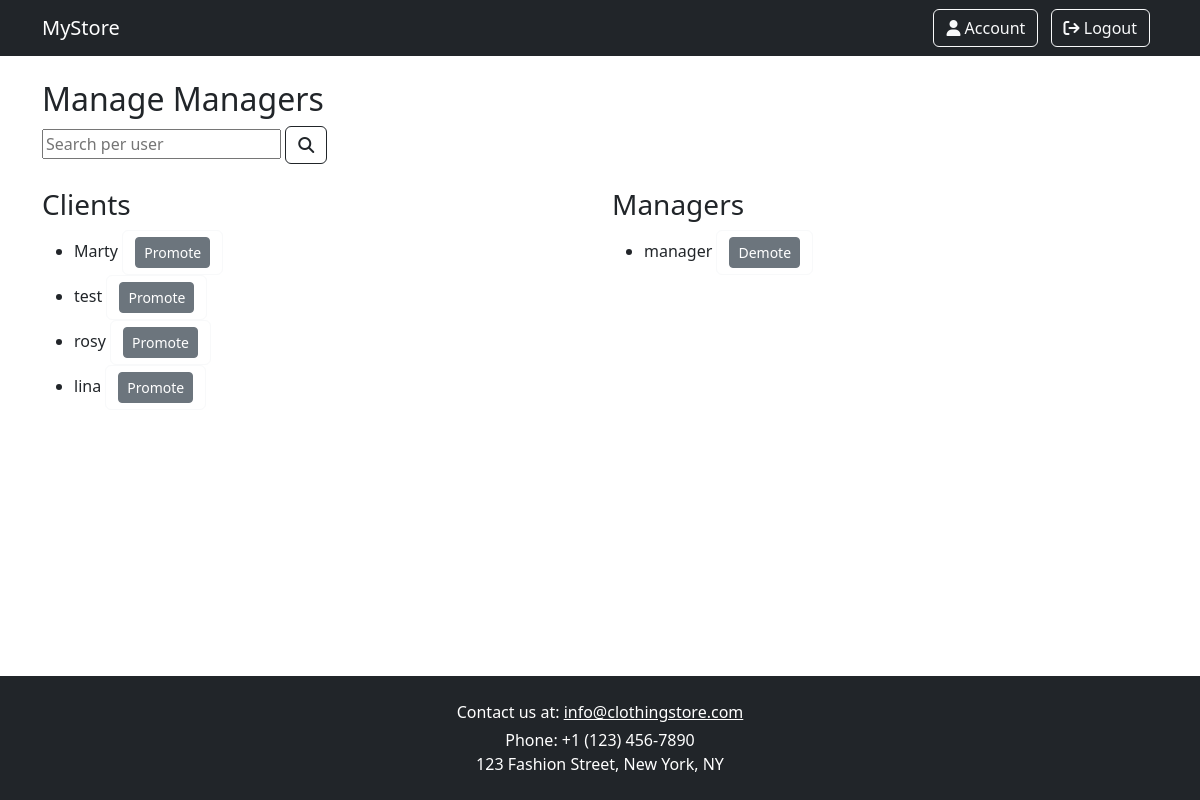
Before: /accounts/profile/manage/managers/ with the older database file.
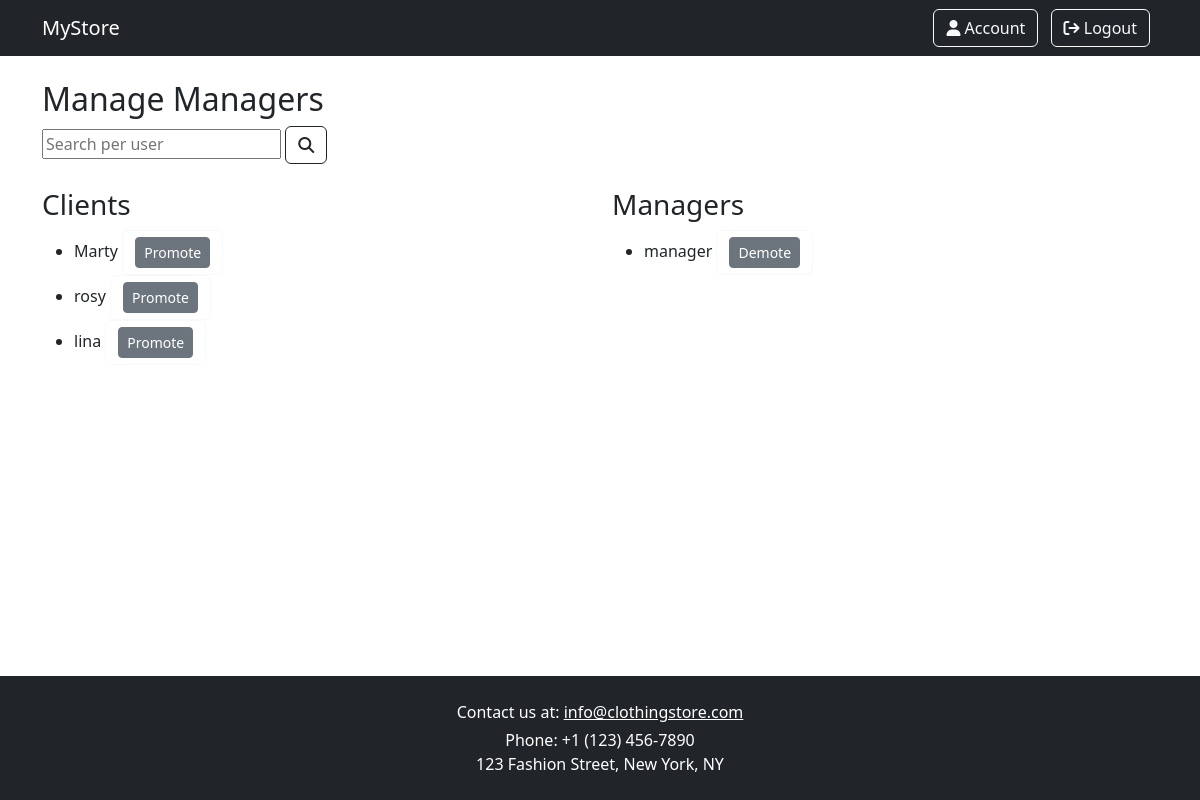
After: the same page with the newer database file.
### accounts/models.py (models this page shows, shortened)
class Profile(models.Model):
    user = models.OneToOneField(User, on_delete=models.CASCADE)
    address = models.CharField(max_length=255, blank=False)
    phone_number = models.CharField(max_length=20, blank=True, unique=True, null=True)
    favourites = models.ManyToManyField(Product, blank=True)

### accounts/views.py (the view)
# urls.py: path('profile/manage/managers/', views.ManageProfilesView.as_view(), name='manage_profiles'),
class ManageProfilesView(ListView):
    model = Profile
    template_name = 'managers.html'
    context_object_name = 'profiles'
    def get_context_data(self, **kwargs):
        context = super().get_context_data(**kwargs)
        query = self.request.GET.get('q')
        base_clients = Profile.objects.filter(user__groups__name='client')
        base_managers = Profile.objects.filter(user__groups__name='manager')
        if query:
            base_clients = base_clients.filter(user__username__icontains=query)
            base_managers = base_managers.filter(user__username__icontains=query)
        context['clients'] = base_clients
        context['managers'] = base_managers
        context['query'] = query
        return context

### static/context_processors.py (called while the page is built)
def user_roles(request):
    user = request.user
    return {
        'is_client': user.is_authenticated and user.groups.filter(name='client').exists(),
        'is_manager': user.is_authenticated and user.groups.filter(name='manager').exists(),
        'is_admin': user.is_authenticated and user.is_superuser,
    }

### templates/managers.html (shortened to what this page needs)
{% extends 'base.html' %}
{% load static %}
{% load crispy_forms_tags %}
{% block content %}
    <h2>Manage Managers</h2>
    <form method="get" class="mb-4">
        <input type="text" name="q" placeholder="Search per user" value="{{ request.GET.q }}">
        <button type="submit" class="btn btn-outline-dark me-2">
            <i class="fa-solid fa-magnifying-glass"></i>
        </button>
    </form>
    <div >
        <div class="row">
            <div class="col-md-6">
                <h3>Clients</h3>
                <ul>
                    {% for profile in clients %}
                        <li>
                            {{ profile.user.username }}
                            <form method="post" class="btn btn-outline-light me-2" action="{% url 'promote_to_manager' profile.user.id %}">
                                <button type="submit" class="btn-secondary btn btn-sm">Promote</button>
                            </form>
                        </li>
                    {% empty %}
                        <li>No clients found.</li>
                    {% endfor %}
                </ul>
            </div>
            <div class="col-md-6">
                <h3>Managers</h3>
                <ul>
                    {% for profile in managers %}
                        <li>
                            {{ profile.user.username }}
                            <form method="post" class="btn btn-outline-light me-2" action="{% url 'demote_to_client' profile.user.id %}">
                                <button type="submit" class="btn-secondary btn btn-sm">Demote</button>
                            </form>
                        </li>
                    {% empty %}
                        <li>No managers found.</li>
                    {% endfor %}
                </ul>
            </div>
        </div>
    </div>
{% endblock %}

Changed rows visible on the page:
removed Profile: user.username "test", shown under "Clients"
